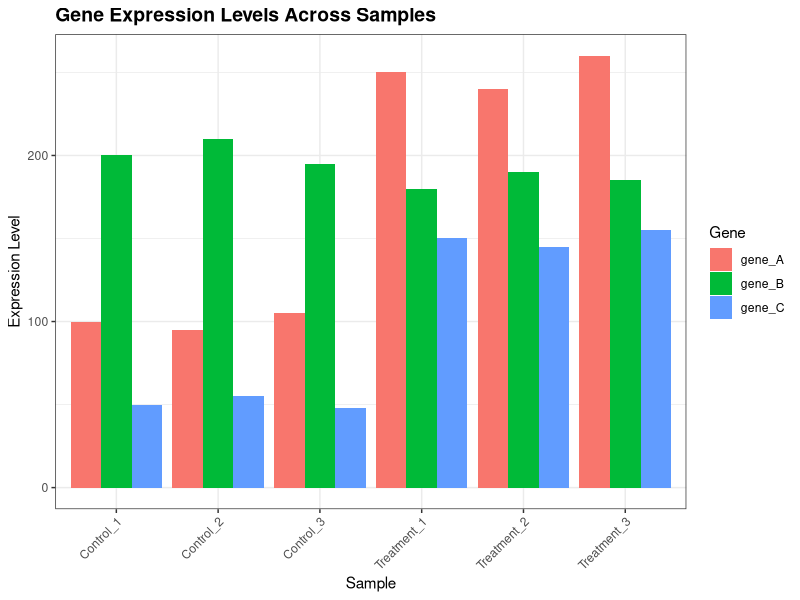
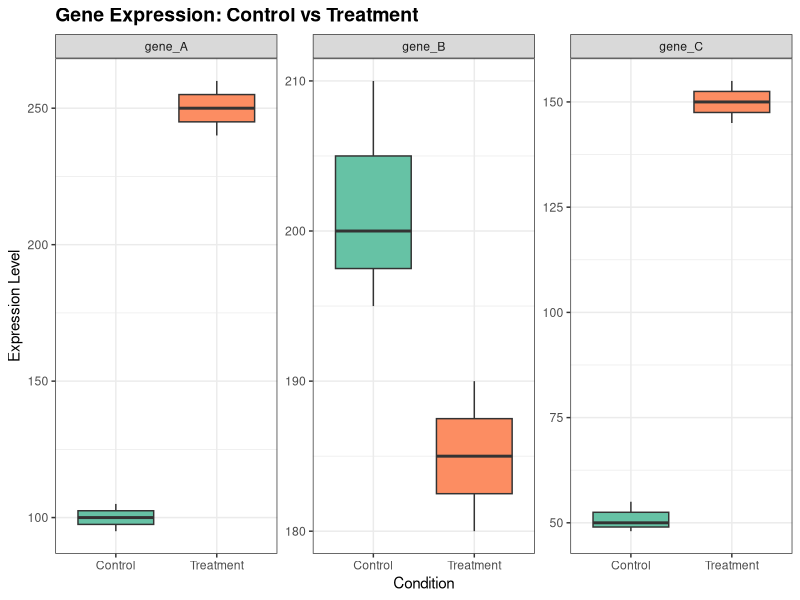

Here is the R script that generated these plots, in order:
# Test R - Analiza ekspresji genów
# ================================

cat("\n==================================================\n")
cat("TEST R - Analiza ekspresji genów\n")
cat("==================================================\n\n")

# Załaduj biblioteki
library(ggplot2)
library(dplyr)

# Stwórz dane (symulacja ekspresji genów)
data <- data.frame(
  sample = c('Control_1', 'Control_2', 'Control_3', 
             'Treatment_1', 'Treatment_2', 'Treatment_3'),
  gene_A = c(100, 95, 105, 250, 240, 260),
  gene_B = c(200, 210, 195, 180, 190, 185),
  gene_C = c(50, 55, 48, 150, 145, 155),
  condition = c('Control', 'Control', 'Control', 
                'Treatment', 'Treatment', 'Treatment')
)

# Wyświetl dane
cat("📊 Dane ekspresji:\n")
print(data)

# Podstawowe statystyki
cat("\n📈 Statystyki opisowe:\n")
summary(data[, c('gene_A', 'gene_B', 'gene_C')])

# Średnia dla każdego genu
cat("\n🧬 Średnia ekspresja dla każdego genu:\n")
cat(sprintf("  gene_A: %.2f\n", mean(data$gene_A)))
cat(sprintf("  gene_B: %.2f\n", mean(data$gene_B)))
cat(sprintf("  gene_C: %.2f\n", mean(data$gene_C)))

# Przekształć dane do formatu długiego (dla ggplot2)
library(tidyr)
data_long <- data %>%
  pivot_longer(cols = c(gene_A, gene_B, gene_C),
               names_to = "gene",
               values_to = "expression")

# Wykres 1: Bar plot
p1 <- ggplot(data_long, aes(x = sample, y = expression, fill = gene)) +
  geom_bar(stat = "identity", position = "dodge") +
  theme_bw() +
  theme(axis.text.x = element_text(angle = 45, hjust = 1)) +
  labs(title = "Gene Expression Levels Across Samples",
       x = "Sample",
       y = "Expression Level",
       fill = "Gene") +
  theme(plot.title = element_text(face = "bold", size = 14))

ggsave("expression_barplot_r.png", plot = p1, width = 10, height = 6, dpi = 300)
cat("\n✅ Wykres zapisany: expression_barplot_r.png\n")

# Wykres 2: Boxplot
p2 <- ggplot(data_long, aes(x = condition, y = expression, fill = condition)) +
  geom_boxplot() +
  facet_wrap(~gene, scales = "free_y") +
  theme_bw() +
  scale_fill_brewer(palette = "Set2") +
  labs(title = "Gene Expression: Control vs Treatment",
       x = "Condition",
       y = "Expression Level") +
  theme(plot.title = element_text(face = "bold", size = 14),
        legend.position = "none")

ggsave("expression_boxplot_r.png", plot = p2, width = 12, height = 4, dpi = 300)
cat("✅ Wykres zapisany: expression_boxplot_r.png\n")

# Porównanie Control vs Treatment
cat("\n🔬 Porównanie Control vs Treatment:\n")
for(gene in c('gene_A', 'gene_B', 'gene_C')) {
  control_mean <- mean(data[data$condition == 'Control', gene])
  treatment_mean <- mean(data[data$condition == 'Treatment', gene])
  fold_change <- treatment_mean / control_mean
  
  cat(sprintf("  %s:\n", gene))
  cat(sprintf("    Control: %.2f\n", control_mean))
  cat(sprintf("    Treatment: %.2f\n", treatment_mean))
  cat(sprintf("    Fold Change: %.2fx\n", fold_change))
}

cat("\n==================================================\n")
cat("✅ Analiza zakończona!\n")
cat("==================================================\n\n")
